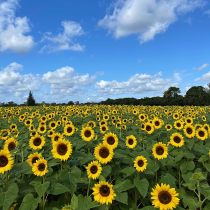
#> input picture images/the_berry_farms_sunflower_field.jpeg, 210 x 210 px, shrunk from 1440 x 1440 before the run
$ python q1_blobs.py
#> lines starting #> are read from the running program, lines starting #| are printed output that depends on the picture; after the words box and inside, x2 and y2 are one past the last pixel; in counts of white or black regions, pixels touching at a corner belong together
import json
from pathlib import Path

import cv2 as cv
import matplotlib.pyplot as plt
import numpy as np
from scipy.ndimage import maximum_filter


ROOT = Path(__file__).resolve().parent


def normalized_log_kernel(sigma):
    if not np.isfinite(sigma) or sigma <= 0:
        raise ValueError("Sigma must be positive and finite")

    half_width = int(np.ceil(3 * sigma))
    coordinates = np.arange(-half_width, half_width + 1, dtype=np.float64)
    x, y = np.meshgrid(coordinates, coordinates)
    squared_distance = x**2 + y**2
    kernel = (
        (squared_distance / sigma**2 - 2)
        * np.exp(-squared_distance / (2 * sigma**2))
        / (2 * np.pi * sigma**2)
    )
    return kernel.astype(np.float32)


def build_scale_space(image, sigmas):
    image = np.asarray(image, dtype=np.float32)
    if image.ndim != 2:
        raise ValueError("Scale space input must be a grayscale image")
    if len(sigmas) == 0:
        raise ValueError("At least one sigma is required")

    responses = [
        cv.filter2D(image, cv.CV_32F, normalized_log_kernel(sigma))
        for sigma in sigmas
    ]
    return np.stack(responses, axis=-1)


def synthetic_circle(size=71, radius=14):
    if size <= 0 or size % 2 == 0:
        raise ValueError("Image size must be a positive odd integer")
    if radius <= 0 or radius >= size // 2:
        raise ValueError("Radius must be positive and smaller than half the image")

    half_width = size // 2
    coordinates = np.arange(-half_width, half_width + 1)
    x, y = np.meshgrid(coordinates, coordinates)
    return ((x**2 + y**2 > radius**2) * 255).astype(np.float32)


def validate_synthetic_circle():
    radius = 14
    image = synthetic_circle(radius=radius)
    sigmas = np.arange(5, 16, dtype=np.float64)
    scale_space = build_scale_space(image, sigmas)
    row, column, scale_index = np.unravel_index(
        np.argmax(scale_space), scale_space.shape
    )
    selected_sigma = float(sigmas[scale_index])
    estimated_radius = float(np.sqrt(2) * selected_sigma)
    expected_center = image.shape[0] // 2
    center_error = float(np.hypot(column - expected_center, row - expected_center))
    radius_error = abs(estimated_radius - radius)

    if center_error > 1 or radius_error > 1:
        raise RuntimeError("Synthetic circle scale selection failed")
    if scale_index == 0 or scale_index == len(sigmas) - 1:
        raise RuntimeError("Selected sigma is at the boundary of the search range")

    output_dir = ROOT / "results" / "q1"
    output_dir.mkdir(parents=True, exist_ok=True)
    result = {
        "image_size": list(image.shape),
        "true_center_xy": [expected_center, expected_center],
        "true_radius": radius,
        "sigma_values": sigmas.tolist(),
        "selected_sigma": selected_sigma,
        "estimated_center_xy": [int(column), int(row)],
        "estimated_radius": estimated_radius,
        "center_error_pixels": center_error,
        "radius_error_pixels": radius_error,
        "maximum_allowed_error_pixels": 1.0,
        "center_responses": scale_space[
            expected_center, expected_center, :
        ].tolist(),
        "passed": True,
    }
    (output_dir / "synthetic_circle.json").write_text(
        json.dumps(result, indent=2) + "\n", encoding="utf-8"
    )

    fig, axes = plt.subplots(1, 3, figsize=(14, 4.5), layout="constrained")
    kernel_plot = axes[0].imshow(
        normalized_log_kernel(selected_sigma), cmap="RdBu_r"
    )
    axes[0].set_title(f"Scale normalized LoG, sigma = {selected_sigma:g}")
    axes[0].set_axis_off()
    fig.colorbar(kernel_plot, ax=axes[0], shrink=0.8)

    axes[1].imshow(image, cmap="gray", vmin=0, vmax=255)
    axes[1].add_patch(
        plt.Circle(
            (column, row),
            estimated_radius,
            fill=False,
            color="tab:red",
            linewidth=1.8,
        )
    )
    axes[1].plot(column, row, "+", color="tab:red")
    axes[1].set_title(f"True radius = {radius}; estimated = {estimated_radius:.2f}")
    axes[1].set_axis_off()

    axes[2].plot(sigmas, result["center_responses"], "o-", color="tab:blue")
    axes[2].axvline(
        radius / np.sqrt(2),
        color="tab:green",
        linestyle="--",
        label="Theoretical sigma",
    )
    axes[2].axvline(
        selected_sigma, color="tab:red", linestyle=":", label="Selected sigma"
    )
    axes[2].set_xlabel("Sigma (pixels)")
    axes[2].set_ylabel("LoG response at true center")
    axes[2].set_title("Scale selection")
    axes[2].legend()
    axes[2].grid(alpha=0.25)
    fig.savefig(output_dir / "synthetic_circle.png", dpi=180)
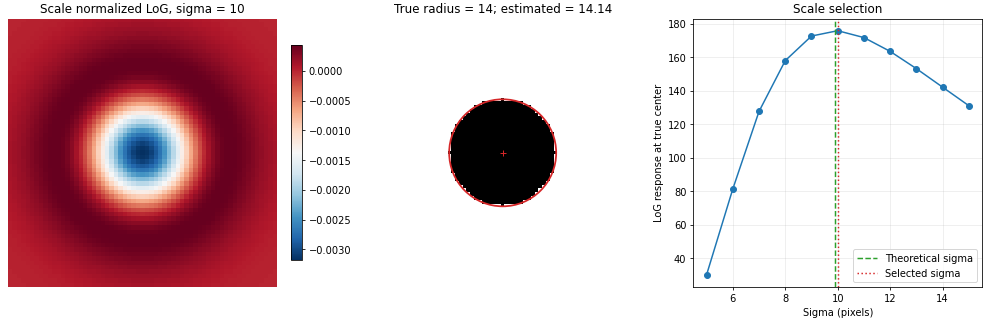
#> figure drawn by matplotlib, 4 panels; panel 3: curve peaks at x = 10, y = 175.7
    plt.close(fig)
#> figure, not shown here; panel 3: curve peaks at x = 10, y = 175.7

    print(f"Detected center: ({column}, {row})")
    print(f"Selected sigma: {selected_sigma:g}")
    print(f"Estimated radius: {estimated_radius:.4f} pixels")
    print(f"True radius: {radius} pixels")
    print(f"Radius error: {radius_error:.4f} pixels")
    print("Synthetic circle validation passed.")
    return result


def scale_space_extrema(scale_space, sigmas, response_threshold):
    if len(sigmas) < 3 or scale_space.shape[2] != len(sigmas):
        raise ValueError("Scale space needs at least three matching sigma values")
    if response_threshold <= 0:
        raise ValueError("The response threshold must be positive")

    local_maxima = maximum_filter(scale_space, size=3, mode="nearest")
    maxima = (scale_space == local_maxima) & (scale_space >= response_threshold)
    maxima[:, :, 0] = False
    maxima[:, :, -1] = False
    coordinates = np.argwhere(maxima)
    return sorted(
        coordinates, key=lambda point: float(scale_space[tuple(point)]), reverse=True
    )


def yellow_ring_fraction(yellow_mask, x, y, radius, outer_radius_factor):
    height, width = yellow_mask.shape
    half_width = int(np.ceil(outer_radius_factor * radius))
    x0, x1 = max(0, x - half_width), min(width, x + half_width + 1)
    y0, y1 = max(0, y - half_width), min(height, y + half_width + 1)
    rows, columns = np.ogrid[y0:y1, x0:x1]
    squared_distance = (columns - x) ** 2 + (rows - y) ** 2
    ring = (squared_distance > radius**2) & (
        squared_distance <= (outer_radius_factor * radius) ** 2
    )
    return float(yellow_mask[y0:y1, x0:x1][ring].mean())


def detect_sunflowers():
    image_path = ROOT / "images" / "the_berry_farms_sunflower_field.jpeg"
    image = cv.imread(str(image_path), cv.IMREAD_REDUCED_COLOR_4)
#> image is the input picture: shape (210, 210, 3); mean B, G, R 119.8, 125.3, 100.4
    if image is None:
        raise FileNotFoundError(f"Cannot load image: {image_path.name}")

    gray = cv.cvtColor(image, cv.COLOR_BGR2GRAY).astype(np.float32) / 255.0
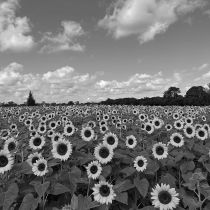
#> gray: shape (210, 210) float32; min 0.0196, max 0.984, mean 0.46
    sigmas = np.arange(1.0, 12.5, 0.5)
    response_threshold = 0.22
    minimum_yellow_fraction = 0.35
    outer_radius_factor = 2.2
    minimum_separation_factor = 0.6
    hsv_lower = [15, 100, 120]
    hsv_upper = [38, 255, 255]

    scale_space = build_scale_space(gray, sigmas)
    candidates = scale_space_extrema(scale_space, sigmas, response_threshold)
#> in scale_space_extrema, `coordinates = np.argwhere(maxima)`: coordinates = 45 rows, first 8: [88, 171, 1], [89, 173, 3], [95, 30, 1], [96, 197, 13], [98, 171, 11], [98, 171, 13], [101, 109, 3], [101, 129, 5]
#> candidates = 45 items, first 6: [124, 178, 1], [123, 157, 1], [133, 201, 2], [163, 140, 2], [141, 130, 2], [129, 69, 2]
    hsv = cv.cvtColor(image, cv.COLOR_BGR2HSV)
#> hsv: shape (210, 210, 3); mean H, S, V 69, 149.5, 158.6
    yellow_mask = cv.inRange(hsv, np.array(hsv_lower), np.array(hsv_upper)) > 0
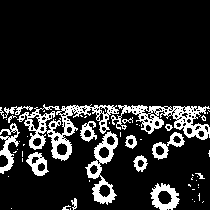
#> yellow_mask: shape (210, 210) bool; 13.5% white; 55 white regions (38 under 20 px), largest, box (x1, y1, x2, y2) and area: (17, 104, 119, 161) 1615, (111, 105, 210, 140) 1321, (85, 131, 118, 205) 826
    height, width = gray.shape
#> height = 210; width = 210
    circles = []

    for row, column, scale_index in candidates:
        x, y = int(column), int(row)
        sigma = float(sigmas[scale_index])
        radius = float(np.sqrt(2) * sigma)
        if x < radius or y < radius or x + radius >= width or y + radius >= height:
            continue

        yellow_fraction = yellow_ring_fraction(
            yellow_mask, x, y, radius, outer_radius_factor
        )
        if yellow_fraction < minimum_yellow_fraction:
            continue
        if any(
            np.hypot(x - circle["x"], y - circle["y"])
            < minimum_separation_factor * (radius + circle["radius"])
            for circle in circles
        ):
            continue

        circles.append(
            {
                "x": x,
                "y": y,
                "radius": radius,
                "sigma": sigma,
                "response": float(scale_space[row, column, scale_index]),
                "yellow_ring_fraction": yellow_fraction,
            }
        )
#> this loop made 45 passes
#> (row, column, scale_index, x, y, sigma, radius, half_width in yellow_ring_fraction) on passes 3, 4, 5, 6, 7, 8, 9, 10, 11, 12, 14, 15: (133, 201, 2, 201, 133, 2, 2.83, 7), (163, 140, 2, 140, 163, 2, 2.83, 7), (141, 130, 2, 130, 141, 2, 2.83, 7), (129, 69, 2, 69, 129, 2, 2.83, 7), (169, 93, 3, 93, 169, 2.5, 3.54, 8), (130, 189, 2, 189, 130, 2, 2.83, 7), (140, 110, 3, 110, 140, 2.5, 3.54, 8), (139, 176, 2, 176, 139, 2, 2.83, 7), (149, 62, 5, 62, 149, 3.5, 4.95, 11), (141, 37, 3, 37, 141, 2.5, 3.54, 8), (133, 87, 3, 87, 133, 2.5, 3.54, 8), (167, 41, 3, 41, 167, 2.5, 3.54, 8)
#> (row, column, scale_index, x, y, sigma, radius, half_width in yellow_ring_fraction) on passes 1, 2, 13, 16, 22, 23: (124, 178, 1, 178, 124, 1.5, 2.12, 5), (123, 157, 1, 157, 123, 1.5, 2.12, 5), (121, 188, 1, 188, 121, 1.5, 2.12, 5), (128, 42, 1, 42, 128, 1.5, 2.12, 5), (138, 56, 1, 56, 138, 1.5, 2.12, 5), (124, 53, 1, 53, 124, 1.5, 2.12, 5)
#> after the loop, circles = 29 items

    circles.sort(key=lambda circle: (-circle["radius"], -circle["response"]))
    if not circles:
        raise RuntimeError("No sunflower blobs passed the detection thresholds")

    result = {
        "image": image_path.name,
        "image_size_hw": [height, width],
        "coordinate_system": "pixels in the reduced image",
        "original_image_scale_factor": 4,
        "blob_polarity": "dark flower centres",
        "radius_definition": "sqrt(2) * sigma; excludes the outer petals",
        "sigma_values": sigmas.tolist(),
        "response_threshold": response_threshold,
        "yellow_hsv_lower": hsv_lower,
        "yellow_hsv_upper": hsv_upper,
        "minimum_yellow_ring_fraction": minimum_yellow_fraction,
        "ring_outer_radius_factor": outer_radius_factor,
        "minimum_separation_factor": minimum_separation_factor,
        "exclude_boundary_scales": True,
        "exclude_clipped_circles": True,
        "candidate_count": len(candidates),
        "detected_count": len(circles),
        "largest_circles": circles[:5],
        "circles": circles,
    }
    output_dir = ROOT / "results" / "q1"
    output_dir.mkdir(parents=True, exist_ok=True)
    (output_dir / "sunflower_circles.json").write_text(
        json.dumps(result, indent=2) + "\n", encoding="utf-8"
    )

    rgb = cv.cvtColor(image, cv.COLOR_BGR2RGB)
    fig, axes = plt.subplots(1, 2, figsize=(12, 6), layout="constrained")
    axes[0].imshow(rgb)
    axes[0].set_title("Input sunflower image (360 x 360)")
    axes[1].imshow(rgb)
    axes[1].set_title(f"{len(circles)} dark centre blobs; five largest in orange")
    for index, circle in enumerate(circles):
        color = "#ff8c00" if index < 5 else "#00ff99"
        axes[1].add_patch(
            plt.Circle(
                (circle["x"], circle["y"]),
                circle["radius"],
                fill=False,
                color=color,
                linewidth=1.2 if index < 5 else 0.7,
            )
        )
        if index < 5:
            axes[1].text(
                circle["x"] + circle["radius"] + 1,
                circle["y"],
                str(index + 1),
                color=color,
                fontsize=9,
                weight="bold",
            )
#> this loop made 29 passes
#> color on passes 1 to 12: '#ff8c00', '#ff8c00', '#ff8c00', '#ff8c00', '#ff8c00', '#00ff99', '#00ff99', '#00ff99', '#00ff99', '#00ff99', '#00ff99', '#00ff99'
    for axis in axes:
        axis.set_axis_off()
    fig.savefig(output_dir / "sunflower_detection.png", dpi=180)
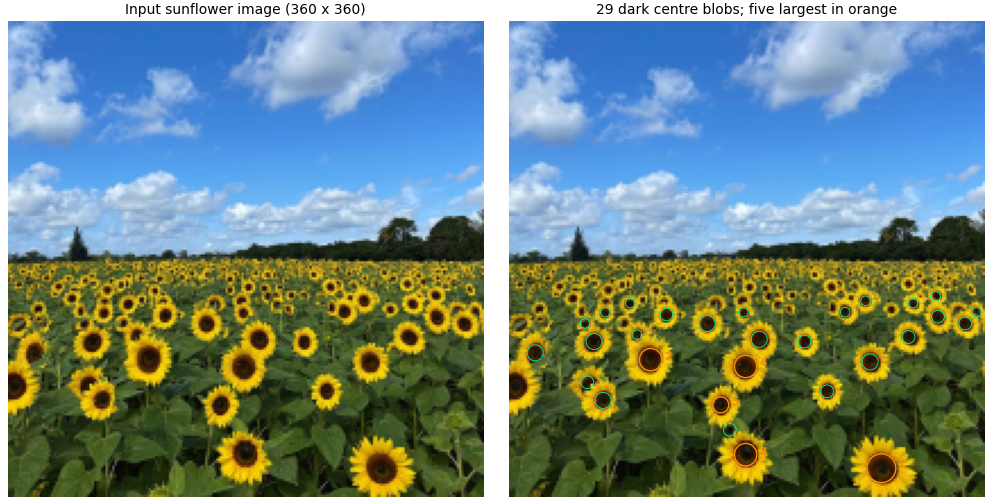
#> figure drawn by matplotlib, 2 panels
    plt.close(fig)

    print(f"Sunflower image: {width} x {height}")
#| Sunflower image: 210 x 210
    print(f"Sigma range: {sigmas[0]:g} to {sigmas[-1]:g}, step 0.5")
    print(f"Detected dark centre blobs: {len(circles)}")
#| Detected dark centre blobs: 29
    for index, circle in enumerate(circles[:5], start=1):
        print(
            f"{index}: center=({circle['x']}, {circle['y']}), "
            f"radius={circle['radius']:.2f}, sigma={circle['sigma']:g}"
        )
#> this loop made 5 passes
#| 1: center=(164, 197), radius=6.36, sigma=4.5
#| 2: center=(62, 149), radius=4.95, sigma=3.5
#| 3: center=(104, 191), radius=4.95, sigma=3.5
#| 4: center=(104, 152), radius=4.95, sigma=3.5
#| 5: center=(93, 169), radius=3.54, sigma=2.5
    return result


if __name__ == "__main__":
    validate_synthetic_circle()
    detect_sunflowers()

$ run again, with images/wadham.jpg copied over images/the_berry_farms_sunflower_field.jpeg
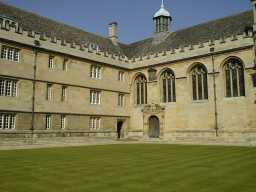
#> input picture images/wadham.jpg, 256 x 192 px
#> in detect_sunflowers, image is the input picture: shape (192, 256, 3); mean B, G, R 83.1, 116.5, 117.6
#> coordinates = [[17, 158, 1], [17, 166, 1], [18, 156, 1], [79, 255, 5], [84, 255, 2], [94, 243, 1], [97, 206, 1], [124, 119, 3]]
#> candidates = [[124, 119, 3], [17, 158, 1], [79, 255, 5], [97, 206, 1], [84, 255, 2], [94, 243, 1], [17, 166, 1], [18, 156, 1]]
#> hsv: shape (192, 256, 3); mean H, S, V 37.4, 108.4, 126.2
#> in detect_sunflowers, `yellow_mask = cv.inRange(hsv, np.array(hsv_lower), np.array(hsv_upper)..`:
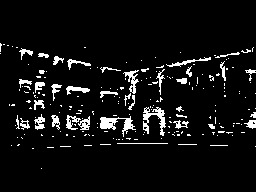
#> yellow_mask: shape (192, 256) bool; 6.4% white in thin lines or dots, all inside (x1, y1, x2, y2) = (0, 43, 256, 169)
#> the loop in detect_sunflowers, `for row, column, scale_index in candidates:` made 8 passes
#> (row, column, scale_index, x, y, sigma, radius, half_width in yellow_ring_fraction) on passes 2, 4, 6, 7, 8: (17, 158, 1, 158, 17, 1.5, 2.12, 5), (97, 206, 1, 206, 97, 1.5, 2.12, 5), (94, 243, 1, 243, 94, 1.5, 2.12, 5), (17, 166, 1, 166, 17, 1.5, 2.12, 5), (18, 156, 1, 156, 18, 1.5, 2.12, 5)
#> after the loop in detect_sunflowers, `for row, column, scale_index in candidates:`: circles = 1 item
#> the loop in detect_sunflowers, `for index, circle in enumerate(circles):` made 1 pass
#> color on pass 1: '#ff8c00'
#> in detect_sunflowers, `fig.savefig(output_dir / "sunflower_detection.png", dpi=180)`:
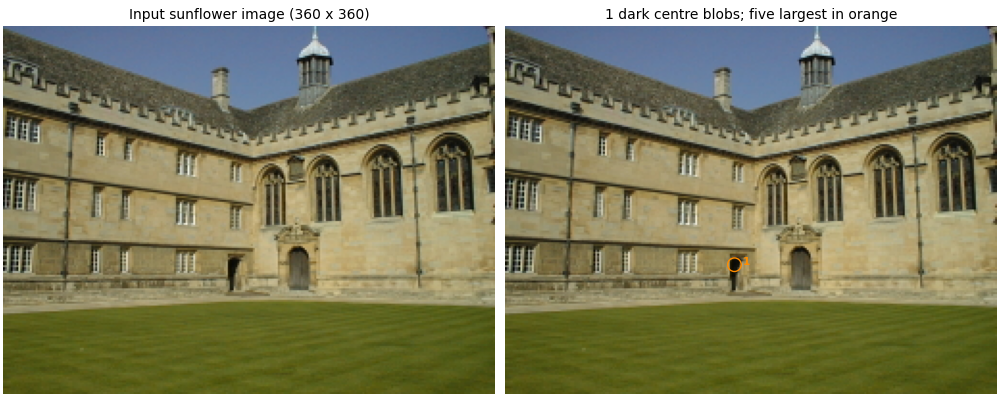
#> figure drawn by matplotlib, 2 panels
#| Sunflower image: 256 x 192
#| Detected dark centre blobs: 1
#> the loop in detect_sunflowers, `for index, circle in enumerate(circles[:5], start=1):` made 1 pass
#> index on pass 1: 1
#> (printed output is left out)
